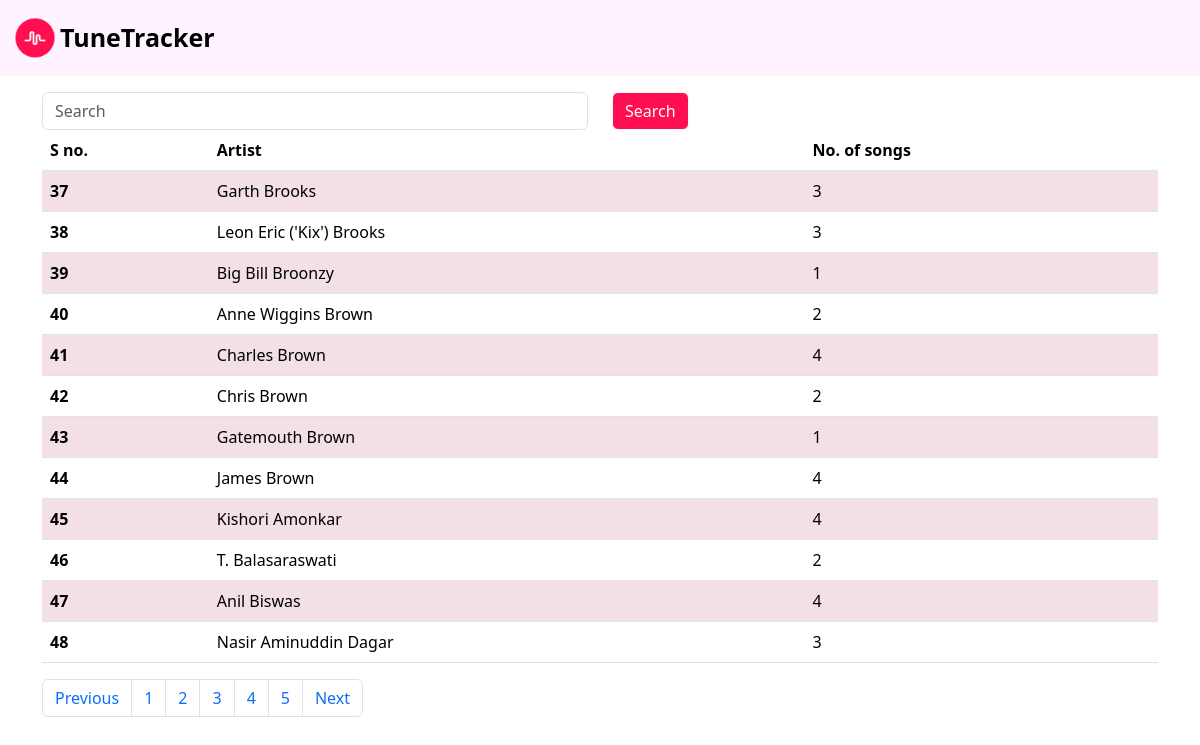
The page /artist-songs/?page=4 on the database its author committed.
### TuneTracker/models.py (models this page shows, shortened)
class Artist(models.Model):
    name = models.CharField(max_length=100)

### TuneTracker/views.py (the view)
# urls.py: path('artist-songs/', artist_song_count, name="artist_song_count")
def artist_song_count(request):
    artist_counts = Artist.objects.annotate(song_count=Count('songs'))
    search = ''
    if request.GET.get('search'):
        search = request.GET.get('search')
        lookup = {"name__startswith": search}
        query = Q(**lookup)
        artist_counts = artist_counts.filter(query)
    paginator = Paginator(artist_counts, 12)  # Show 12 artists per page.
    a = math.ceil(len(artist_counts)/12)
    page_number = request.GET.get("page",1)
    page_obj = paginator.get_page(page_number)
    return render(request,'artist-song-count.html',{"queryset":page_obj, "range": range(a)})

### TuneTracker/templates/artist-song-count.html (shortened to what this page needs)
{% extends 'base.html' %}
{% block start %}
<div class = "container mt-3">
  <form id= "searchForm" method="GET">
    <div class="row">
      <div class="col-md-6">
        <input class="form-control" value="{{search}}" name="search" placeholder="Search">
      </div>
      <div class="col-md-1">
        <button type="submit" style="background-color: #ff0f50; color: white;" class="btn btn-light">Search</button>
      </div>
    </div>
  </form>
    <table class="table table-striped table-hover">
        <thead>
            <tr>
                <th scope="col">S no.</th>
                <th scope="col">Artist</th>
                <th scope="col">No. of songs</th>
            </tr>
        </thead>
        <tbody>
            {% for i in queryset %}
                <tr>
                    <th scope="row">{{ queryset.start_index|add:forloop.counter0 }}</th>
                    <td>{{ i.name }}</td>
                    <td>{{ i.song_count }}</td>
                </tr>
            {% endfor %}
        </tbody>
    </table>
<nav aria-label="Page navigation example">
    <ul class="pagination">
    {% if queryset.has_previous %}
      <li class="page-item"><a class="page-link" href="?page={{ queryset.previous_page_number }}">Previous</a></li>
    {% endif %}
    {% for i in range %}
      <li class="page-item"><a class="page-link" href="?page={{ i|add:1 }}">{{ i|add:1 }}</a></li>
    {% endfor %}
    {% if queryset.has_next %}
      <li class="page-item"><a class="page-link" href="?page={{ queryset.next_page_number }}">Next</a></li>
    {% endif %}
    </ul>
  </nav>
</div>
{% endblock %}

### TuneTracker/static/style1.css (style rules this page uses)
.table-striped>tbody>tr:nth-child(odd)>td, .table-striped>tbody>tr:nth-child(odd)>th { background-color: #ff0f5014; }

### rows shown on the page
Artist: start_index|add "37", name "Garth Brooks", song_count "3"
Artist: start_index|add "38", name "Leon Eric ('Kix') Brooks", song_count "3"
Artist: start_index|add "39", name "Big Bill Broonzy", song_count "1"
Artist: start_index|add "40", name "Anne Wiggins Brown", song_count "2"
Artist: start_index|add "41", name "Charles Brown", song_count "4"
Artist: start_index|add "42", name "Chris Brown", song_count "2"
Artist: start_index|add "43", name "Gatemouth Brown", song_count "1"
Artist: start_index|add "44", name "James Brown", song_count "4"
Artist: start_index|add "45", name "Kishori Amonkar", song_count "4"
Artist: start_index|add "46", name "T. Balasaraswati", song_count "2"
Artist: start_index|add "47", name "Anil Biswas", song_count "4"
Artist: start_index|add "48", name "Nasir Aminuddin Dagar", song_count "3"

### other values the page prints
{{ i|add:1 }} "1" "2" "3" "4" "5"
